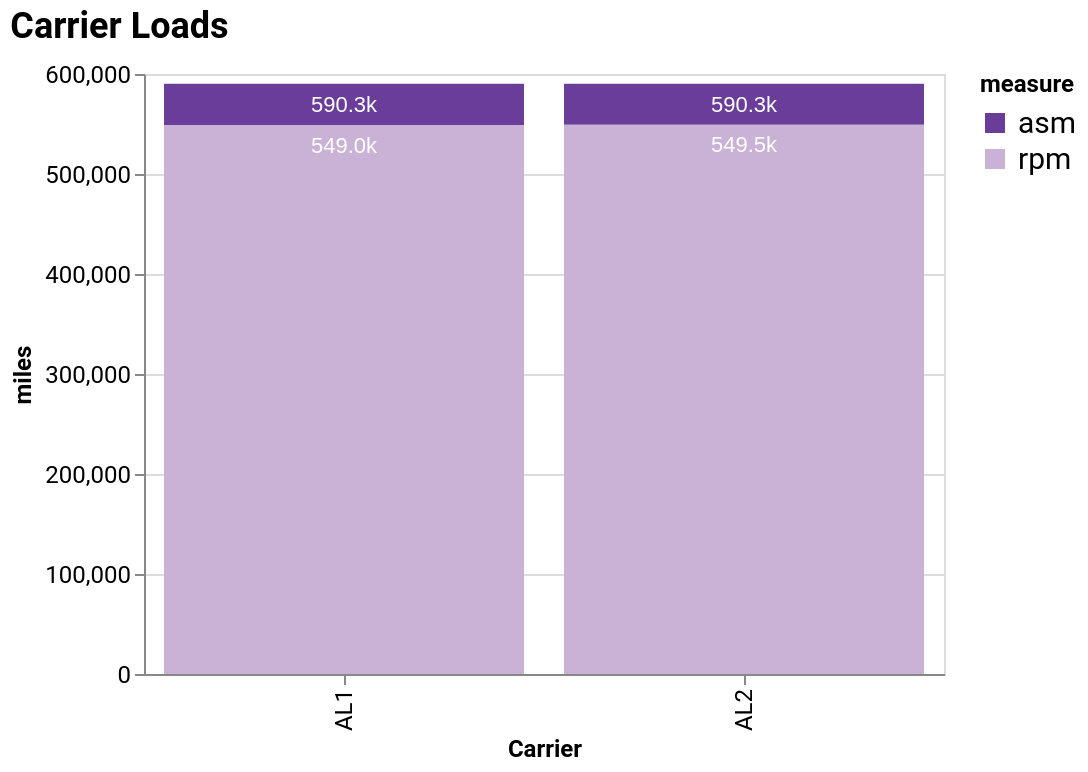

The notebook cell this image was saved under:
### Code cell
summary.fig_carrier_mileage()

### Figure 1 — Vega-Lite specification as saved in the notebook (floating-point values rounded to 4 significant figures)
{"config": {"view": {"continuousHeight": 300, "continuousWidth": 400}, "range": {"category": ["#6a3d9a", "#cab2d6", "#33a02c", "#b2df8a", "#ff7f00", "#fdbf6f", "#1f78b4", "#a6cee3", "#e31a1c", "#fb9a99", "#b15928", "#e3d086"], "heatmap": "plasma"}, "title": {"font": "Roboto, Arial, sans-serif", "fontSize": 18, "anchor": "start", "offset": 8}, "axis": {"labelFont": "Roboto, Arial, sans-serif", "titleFont": "Roboto, Arial, sans-serif", "labelFontSize": 12, "titleFontSize": 12}, "header": {"labelFont": "Roboto, Arial, sans-serif", "titleFont": "Roboto, Arial, sans-serif"}, "legend": {"labelFont": "Roboto, Arial, sans-serif", "titleFont": "Roboto, Arial, sans-serif", "labelFontSize": 15, "titleFontSize": 12}, "bar": {"color": "#6a3d9a"}, "mark": {"color": "#6a3d9a"}, "line": {"color": "#6a3d9a"}}, "layer": [{"mark": {"type": "bar"}, "encoding": {"color": {"field": "measure", "type": "nominal"}, "tooltip": [{"field": "carrier", "type": "nominal"}, {"field": "measure", "type": "nominal"}, {"field": "value", "format": ".4s", "type": "quantitative"}], "x": {"field": "carrier", "title": "Carrier", "type": "nominal"}, "y": {"field": "value", "stack": null, "title": "miles", "type": "quantitative"}}, "title": "Carrier Loads"}, {"mark": {"type": "text", "baseline": "top", "color": "white", "dx": 0, "dy": 5}, "encoding": {"text": {"field": "value", "format": ".4s", "type": "quantitative"}, "x": {"field": "carrier", "type": "nominal"}, "y": {"field": "value", "stack": null, "type": "quantitative"}}, "title": "Carrier Loads"}], "data": {"name": "data-b2a4cb51dd78adbcf7b1a80187b9c0c2"}, "height": 300, "width": 400, "$schema": "https://vega.github.io/schema/vega-lite/v5.20.1.json", "datasets": {"data-b2a4cb51dd78adbcf7b1a80187b9c0c2": [{"measure": "asm", "carrier": "AL1", "value": 590300.0}, {"measure": "asm", "carrier": "AL2", "value": 590300.0}, {"measure": "rpm", "carrier": "AL1", "value": 549000.0}, {"measure": "rpm", "carrier": "AL2", "value": 549500.0}]}}
